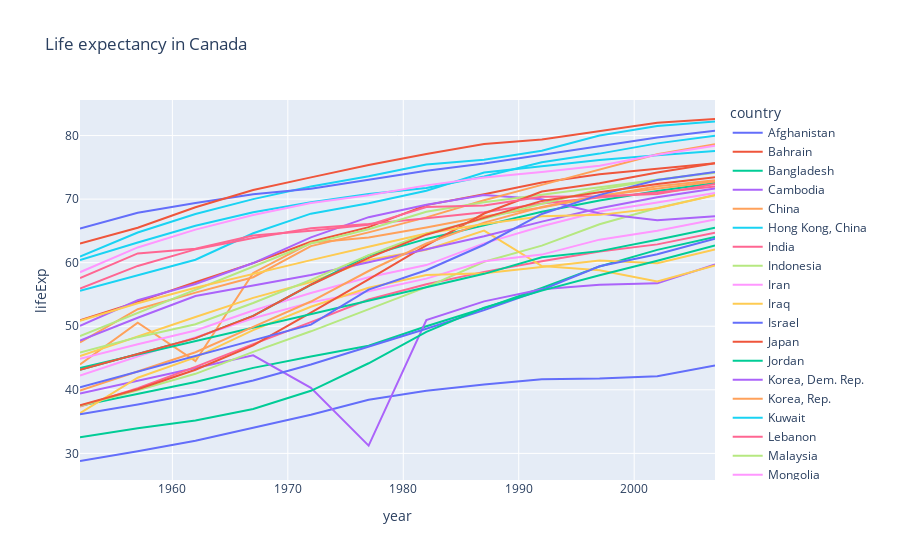

The notebook cell this image was saved under:
### Code cell
import plotly.express as px

df = px.data.gapminder().query('continent == "Asia"')
fig = px.line(df, x="year", y="lifeExp", title='Life expectancy in Canada',color='country')
fig.show()

### Figure 1 — Plotly figure (JSON) as saved in the notebook; plotly's stock layout.template omitted (floating-point values rounded to 4 significant figures)
{"data": [{"hovertemplate": "country=Afghanistan<br>year=%{x}<br>lifeExp=%{y}<extra></extra>", "legendgroup": "Afghanistan", "line": {"color": "#636efa", "dash": "solid"}, "marker": {"symbol": "circle"}, "mode": "lines", "name": "Afghanistan", "orientation": "v", "showlegend": true, "type": "scatter", "x": [1952, 1957, 1962, 1967, 1972, 1977, 1982, 1987, 1992, 1997, 2002, 2007], "xaxis": "x", "y": [28.8, 30.33, 32.0, 34.02, 36.09, 38.44, 39.85, 40.82, 41.67, 41.76, 42.13, 43.83], "yaxis": "y"}, {"hovertemplate": "country=Bahrain<br>year=%{x}<br>lifeExp=%{y}<extra></extra>", "legendgroup": "Bahrain", "line": {"color": "#EF553B", "dash": "solid"}, "marker": {"symbol": "circle"}, "mode": "lines", "name": "Bahrain", "orientation": "v", "showlegend": true, "type": "scatter", "x": [1952, 1957, 1962, 1967, 1972, 1977, 1982, 1987, 1992, 1997, 2002, 2007], "xaxis": "x", "y": [50.94, 53.83, 56.92, 59.92, 63.3, 65.59, 69.05, 70.75, 72.6, 73.92, 74.8, 75.64], "yaxis": "y"}, {"hovertemplate": "country=Bangladesh<br>year=%{x}<br>lifeExp=%{y}<extra></extra>", "legendgroup": "Bangladesh", "line": {"color": "#00cc96", "dash": "solid"}, "marker": {"symbol": "circle"}, "mode": "lines", "name": "Bangladesh", "orientation": "v", "showlegend": true, "type": "scatter", "x": [1952, 1957, 1962, 1967, 1972, 1977, 1982, 1987, 1992, 1997, 2002, 2007], "xaxis": "x", "y": [37.48, 39.35, 41.22, 43.45, 45.25, 46.92, 50.01, 52.82, 56.02, 59.41, 62.01, 64.06], "yaxis": "y"}, {"hovertemplate": "country=Cambodia<br>year=%{x}<br>lifeExp=%{y}<extra></extra>", "legendgroup": "Cambodia", "line": {"color": "#ab63fa", "dash": "solid"}, "marker": {"symbol": "circle"}, "mode": "lines", "name": "Cambodia", "orientation": "v", "showlegend": true, "type": "scatter", "x": [1952, 1957, 1962, 1967, 1972, 1977, 1982, 1987, 1992, 1997, 2002, 2007], "xaxis": "x", "y": [39.42, 41.37, 43.41, 45.41, 40.32, 31.22, 50.96, 53.91, 55.8, 56.53, 56.75, 59.72], "yaxis": "y"}, {"hovertemplate": "country=China<br>year=%{x}<br>lifeExp=%{y}<extra></extra>", "legendgroup": "China", "line": {"color": "#FFA15A", "dash": "solid"}, "marker": {"symbol": "circle"}, "mode": "lines", "name": "China", "orientation": "v", "showlegend": true, "type": "scatter", "x": [1952, 1957, 1962, 1967, 1972, 1977, 1982, 1987, 1992, 1997, 2002, 2007], "xaxis": "x", "y": [44, 50.55, 44.5, 58.38, 63.12, 63.97, 65.53, 67.27, 68.69, 70.43, 72.03, 72.96], "yaxis": "y"}, {"hovertemplate": "country=Hong Kong, China<br>year=%{x}<br>lifeExp=%{y}<extra></extra>", "legendgroup": "Hong Kong, China", "line": {"color": "#19d3f3", "dash": "solid"}, "marker": {"symbol": "circle"}, "mode": "lines", "name": "Hong Kong, China", "orientation": "v", "showlegend": true, "type": "scatter", "x": [1952, 1957, 1962, 1967, 1972, 1977, 1982, 1987, 1992, 1997, 2002, 2007], "xaxis": "x", "y": [60.96, 64.75, 67.65, 70, 72, 73.6, 75.45, 76.2, 77.6, 80, 81.5, 82.21], "yaxis": "y"}, {"hovertemplate": "country=India<br>year=%{x}<br>lifeExp=%{y}<extra></extra>", "legendgroup": "India", "line": {"color": "#FF6692", "dash": "solid"}, "marker": {"symbol": "circle"}, "mode": "lines", "name": "India", "orientation": "v", "showlegend": true, "type": "scatter", "x": [1952, 1957, 1962, 1967, 1972, 1977, 1982, 1987, 1992, 1997, 2002, 2007], "xaxis": "x", "y": [37.37, 40.25, 43.6, 47.19, 50.65, 54.21, 56.6, 58.55, 60.22, 61.77, 62.88, 64.7], "yaxis": "y"}, {"hovertemplate": "country=Indonesia<br>year=%{x}<br>lifeExp=%{y}<extra></extra>", "legendgroup": "Indonesia", "line": {"color": "#B6E880", "dash": "solid"}, "marker": {"symbol": "circle"}, "mode": "lines", "name": "Indonesia", "orientation": "v", "showlegend": true, "type": "scatter", "x": [1952, 1957, 1962, 1967, 1972, 1977, 1982, 1987, 1992, 1997, 2002, 2007], "xaxis": "x", "y": [37.47, 39.92, 42.52, 45.96, 49.2, 52.7, 56.16, 60.14, 62.68, 66.04, 68.59, 70.65], "yaxis": "y"}, {"hovertemplate": "country=Iran<br>year=%{x}<br>lifeExp=%{y}<extra></extra>", "legendgroup": "Iran", "line": {"color": "#FF97FF", "dash": "solid"}, "marker": {"symbol": "circle"}, "mode": "lines", "name": "Iran", "orientation": "v", "showlegend": true, "type": "scatter", "x": [1952, 1957, 1962, 1967, 1972, 1977, 1982, 1987, 1992, 1997, 2002, 2007], "xaxis": "x", "y": [44.87, 47.18, 49.33, 52.47, 55.23, 57.7, 59.62, 63.04, 65.74, 68.04, 69.45, 70.96], "yaxis": "y"}, {"hovertemplate": "country=Iraq<br>year=%{x}<br>lifeExp=%{y}<extra></extra>", "legendgroup": "Iraq", "line": {"color": "#FECB52", "dash": "solid"}, "marker": {"symbol": "circle"}, "mode": "lines", "name": "Iraq", "orientation": "v", "showlegend": true, "type": "scatter", "x": [1952, 1957, 1962, 1967, 1972, 1977, 1982, 1987, 1992, 1997, 2002, 2007], "xaxis": "x", "y": [45.32, 48.44, 51.46, 54.46, 56.95, 60.41, 62.04, 65.04, 59.46, 58.81, 57.05, 59.55], "yaxis": "y"}, {"hovertemplate": "country=Israel<br>year=%{x}<br>lifeExp=%{y}<extra></extra>", "legendgroup": "Israel", "line": {"color": "#636efa", "dash": "solid"}, "marker": {"symbol": "circle"}, "mode": "lines", "name": "Israel", "orientation": "v", "showlegend": true, "type": "scatter", "x": [1952, 1957, 1962, 1967, 1972, 1977, 1982, 1987, 1992, 1997, 2002, 2007], "xaxis": "x", "y": [65.39, 67.84, 69.39, 70.75, 71.63, 73.06, 74.45, 75.6, 76.93, 78.27, 79.7, 80.75], "yaxis": "y"}, {"hovertemplate": "country=Japan<br>year=%{x}<br>lifeExp=%{y}<extra></extra>", "legendgroup": "Japan", "line": {"color": "#EF553B", "dash": "solid"}, "marker": {"symbol": "circle"}, "mode": "lines", "name": "Japan", "orientation": "v", "showlegend": true, "type": "scatter", "x": [1952, 1957, 1962, 1967, 1972, 1977, 1982, 1987, 1992, 1997, 2002, 2007], "xaxis": "x", "y": [63.03, 65.5, 68.73, 71.43, 73.42, 75.38, 77.11, 78.67, 79.36, 80.69, 82, 82.6], "yaxis": "y"}, {"hovertemplate": "country=Jordan<br>year=%{x}<br>lifeExp=%{y}<extra></extra>", "legendgroup": "Jordan", "line": {"color": "#00cc96", "dash": "solid"}, "marker": {"symbol": "circle"}, "mode": "lines", "name": "Jordan", "orientation": "v", "showlegend": true, "type": "scatter", "x": [1952, 1957, 1962, 1967, 1972, 1977, 1982, 1987, 1992, 1997, 2002, 2007], "xaxis": "x", "y": [43.16, 45.67, 48.13, 51.63, 56.53, 61.13, 63.74, 65.87, 68.02, 69.77, 71.26, 72.53], "yaxis": "y"}, {"hovertemplate": "country=Korea, Dem. Rep.<br>year=%{x}<br>lifeExp=%{y}<extra></extra>", "legendgroup": "Korea, Dem. Rep.", "line": {"color": "#ab63fa", "dash": "solid"}, "marker": {"symbol": "circle"}, "mode": "lines", "name": "Korea, Dem. Rep.", "orientation": "v", "showlegend": true, "type": "scatter", "x": [1952, 1957, 1962, 1967, 1972, 1977, 1982, 1987, 1992, 1997, 2002, 2007], "xaxis": "x", "y": [50.06, 54.08, 56.66, 59.94, 63.98, 67.16, 69.1, 70.65, 69.98, 67.73, 66.66, 67.3], "yaxis": "y"}, {"hovertemplate": "country=Korea, Rep.<br>year=%{x}<br>lifeExp=%{y}<extra></extra>", "legendgroup": "Korea, Rep.", "line": {"color": "#FFA15A", "dash": "solid"}, "marker": {"symbol": "circle"}, "mode": "lines", "name": "Korea, Rep.", "orientation": "v", "showlegend": true, "type": "scatter", "x": [1952, 1957, 1962, 1967, 1972, 1977, 1982, 1987, 1992, 1997, 2002, 2007], "xaxis": "x", "y": [47.45, 52.68, 55.29, 57.72, 62.61, 64.77, 67.12, 69.81, 72.24, 74.65, 77.05, 78.62], "yaxis": "y"}, {"hovertemplate": "country=Kuwait<br>year=%{x}<br>lifeExp=%{y}<extra></extra>", "legendgroup": "Kuwait", "line": {"color": "#19d3f3", "dash": "solid"}, "marker": {"symbol": "circle"}, "mode": "lines", "name": "Kuwait", "orientation": "v", "showlegend": true, "type": "scatter", "x": [1952, 1957, 1962, 1967, 1972, 1977, 1982, 1987, 1992, 1997, 2002, 2007], "xaxis": "x", "y": [55.56, 58.03, 60.47, 64.62, 67.71, 69.34, 71.31, 74.17, 75.19, 76.16, 76.9, 77.59], "yaxis": "y"}, {"hovertemplate": "country=Lebanon<br>year=%{x}<br>lifeExp=%{y}<extra></extra>", "legendgroup": "Lebanon", "line": {"color": "#FF6692", "dash": "solid"}, "marker": {"symbol": "circle"}, "mode": "lines", "name": "Lebanon", "orientation": "v", "showlegend": true, "type": "scatter", "x": [1952, 1957, 1962, 1967, 1972, 1977, 1982, 1987, 1992, 1997, 2002, 2007], "xaxis": "x", "y": [55.93, 59.49, 62.09, 63.87, 65.42, 66.1, 66.98, 67.93, 69.29, 70.27, 71.03, 71.99], "yaxis": "y"}, {"hovertemplate": "country=Malaysia<br>year=%{x}<br>lifeExp=%{y}<extra></extra>", "legendgroup": "Malaysia", "line": {"color": "#B6E880", "dash": "solid"}, "marker": {"symbol": "circle"}, "mode": "lines", "name": "Malaysia", "orientation": "v", "showlegend": true, "type": "scatter", "x": [1952, 1957, 1962, 1967, 1972, 1977, 1982, 1987, 1992, 1997, 2002, 2007], "xaxis": "x", "y": [48.46, 52.1, 55.74, 59.37, 63.01, 65.26, 68, 69.5, 70.69, 71.94, 73.04, 74.24], "yaxis": "y"}, {"hovertemplate": "country=Mongolia<br>year=%{x}<br>lifeExp=%{y}<extra></extra>", "legendgroup": "Mongolia", "line": {"color": "#FF97FF", "dash": "solid"}, "marker": {"symbol": "circle"}, "mode": "lines", "name": "Mongolia", "orientation": "v", "showlegend": true, "type": "scatter", "x": [1952, 1957, 1962, 1967, 1972, 1977, 1982, 1987, 1992, 1997, 2002, 2007], "xaxis": "x", "y": [42.24, 45.25, 48.25, 51.25, 53.75, 55.49, 57.49, 60.22, 61.27, 63.62, 65.03, 66.8], "yaxis": "y"}, {"hovertemplate": "country=Myanmar<br>year=%{x}<br>lifeExp=%{y}<extra></extra>", "legendgroup": "Myanmar", "line": {"color": "#FECB52", "dash": "solid"}, "marker": {"symbol": "circle"}, "mode": "lines", "name": "Myanmar", "orientation": "v", "showlegend": true, "type": "scatter", "x": [1952, 1957, 1962, 1967, 1972, 1977, 1982, 1987, 1992, 1997, 2002, 2007], "xaxis": "x", "y": [36.32, 41.91, 45.11, 49.38, 53.07, 56.06, 58.06, 58.34, 59.32, 60.33, 59.91, 62.07], "yaxis": "y"}, {"hovertemplate": "country=Nepal<br>year=%{x}<br>lifeExp=%{y}<extra></extra>", "legendgroup": "Nepal", "line": {"color": "#636efa", "dash": "solid"}, "marker": {"symbol": "circle"}, "mode": "lines", "name": "Nepal", "orientation": "v", "showlegend": true, "type": "scatter", "x": [1952, 1957, 1962, 1967, 1972, 1977, 1982, 1987, 1992, 1997, 2002, 2007], "xaxis": "x", "y": [36.16, 37.69, 39.39, 41.47, 43.97, 46.75, 49.59, 52.54, 55.73, 59.43, 61.34, 63.78], "yaxis": "y"}, {"hovertemplate": "country=Oman<br>year=%{x}<br>lifeExp=%{y}<extra></extra>", "legendgroup": "Oman", "line": {"color": "#EF553B", "dash": "solid"}, "marker": {"symbol": "circle"}, "mode": "lines", "name": "Oman", "orientation": "v", "showlegend": true, "type": "scatter", "x": [1952, 1957, 1962, 1967, 1972, 1977, 1982, 1987, 1992, 1997, 2002, 2007], "xaxis": "x", "y": [37.58, 40.08, 43.16, 46.99, 52.14, 57.37, 62.73, 67.73, 71.2, 72.5, 74.19, 75.64], "yaxis": "y"}, {"hovertemplate": "country=Pakistan<br>year=%{x}<br>lifeExp=%{y}<extra></extra>", "legendgroup": "Pakistan", "line": {"color": "#00cc96", "dash": "solid"}, "marker": {"symbol": "circle"}, "mode": "lines", "name": "Pakistan", "orientation": "v", "showlegend": true, "type": "scatter", "x": [1952, 1957, 1962, 1967, 1972, 1977, 1982, 1987, 1992, 1997, 2002, 2007], "xaxis": "x", "y": [43.44, 45.56, 47.67, 49.8, 51.93, 54.04, 56.16, 58.24, 60.84, 61.82, 63.61, 65.48], "yaxis": "y"}, {"hovertemplate": "country=Philippines<br>year=%{x}<br>lifeExp=%{y}<extra></extra>", "legendgroup": "Philippines", "line": {"color": "#ab63fa", "dash": "solid"}, "marker": {"symbol": "circle"}, "mode": "lines", "name": "Philippines", "orientation": "v", "showlegend": true, "type": "scatter", "x": [1952, 1957, 1962, 1967, 1972, 1977, 1982, 1987, 1992, 1997, 2002, 2007], "xaxis": "x", "y": [47.75, 51.33, 54.76, 56.39, 58.06, 60.06, 62.08, 64.15, 66.46, 68.56, 70.3, 71.69], "yaxis": "y"}, {"hovertemplate": "country=Saudi Arabia<br>year=%{x}<br>lifeExp=%{y}<extra></extra>", "legendgroup": "Saudi Arabia", "line": {"color": "#FFA15A", "dash": "solid"}, "marker": {"symbol": "circle"}, "mode": "lines", "name": "Saudi Arabia", "orientation": "v", "showlegend": true, "type": "scatter", "x": [1952, 1957, 1962, 1967, 1972, 1977, 1982, 1987, 1992, 1997, 2002, 2007], "xaxis": "x", "y": [39.88, 42.87, 45.91, 49.9, 53.89, 58.69, 63.01, 66.3, 68.77, 70.53, 71.63, 72.78], "yaxis": "y"}, {"hovertemplate": "country=Singapore<br>year=%{x}<br>lifeExp=%{y}<extra></extra>", "legendgroup": "Singapore", "line": {"color": "#19d3f3", "dash": "solid"}, "marker": {"symbol": "circle"}, "mode": "lines", "name": "Singapore", "orientation": "v", "showlegend": true, "type": "scatter", "x": [1952, 1957, 1962, 1967, 1972, 1977, 1982, 1987, 1992, 1997, 2002, 2007], "xaxis": "x", "y": [60.4, 63.18, 65.8, 67.95, 69.52, 70.8, 71.76, 73.56, 75.79, 77.16, 78.77, 79.97], "yaxis": "y"}, {"hovertemplate": "country=Sri Lanka<br>year=%{x}<br>lifeExp=%{y}<extra></extra>", "legendgroup": "Sri Lanka", "line": {"color": "#FF6692", "dash": "solid"}, "marker": {"symbol": "circle"}, "mode": "lines", "name": "Sri Lanka", "orientation": "v", "showlegend": true, "type": "scatter", "x": [1952, 1957, 1962, 1967, 1972, 1977, 1982, 1987, 1992, 1997, 2002, 2007], "xaxis": "x", "y": [57.59, 61.46, 62.19, 64.27, 65.04, 65.95, 68.76, 69.01, 70.38, 70.46, 70.81, 72.4], "yaxis": "y"}, {"hovertemplate": "country=Syria<br>year=%{x}<br>lifeExp=%{y}<extra></extra>", "legendgroup": "Syria", "line": {"color": "#B6E880", "dash": "solid"}, "marker": {"symbol": "circle"}, "mode": "lines", "name": "Syria", "orientation": "v", "showlegend": true, "type": "scatter", "x": [1952, 1957, 1962, 1967, 1972, 1977, 1982, 1987, 1992, 1997, 2002, 2007], "xaxis": "x", "y": [45.88, 48.28, 50.3, 53.66, 57.3, 61.2, 64.59, 66.97, 69.25, 71.53, 73.05, 74.14], "yaxis": "y"}, {"hovertemplate": "country=Taiwan<br>year=%{x}<br>lifeExp=%{y}<extra></extra>", "legendgroup": "Taiwan", "line": {"color": "#FF97FF", "dash": "solid"}, "marker": {"symbol": "circle"}, "mode": "lines", "name": "Taiwan", "orientation": "v", "showlegend": true, "type": "scatter", "x": [1952, 1957, 1962, 1967, 1972, 1977, 1982, 1987, 1992, 1997, 2002, 2007], "xaxis": "x", "y": [58.5, 62.4, 65.2, 67.5, 69.39, 70.59, 72.16, 73.4, 74.26, 75.25, 76.99, 78.4], "yaxis": "y"}, {"hovertemplate": "country=Thailand<br>year=%{x}<br>lifeExp=%{y}<extra></extra>", "legendgroup": "Thailand", "line": {"color": "#FECB52", "dash": "solid"}, "marker": {"symbol": "circle"}, "mode": "lines", "name": "Thailand", "orientation": "v", "showlegend": true, "type": "scatter", "x": [1952, 1957, 1962, 1967, 1972, 1977, 1982, 1987, 1992, 1997, 2002, 2007], "xaxis": "x", "y": [50.85, 53.63, 56.06, 58.28, 60.41, 62.49, 64.6, 66.08, 67.3, 67.52, 68.56, 70.62], "yaxis": "y"}, {"hovertemplate": "country=Vietnam<br>year=%{x}<br>lifeExp=%{y}<extra></extra>", "legendgroup": "Vietnam", "line": {"color": "#636efa", "dash": "solid"}, "marker": {"symbol": "circle"}, "mode": "lines", "name": "Vietnam", "orientation": "v", "showlegend": true, "type": "scatter", "x": [1952, 1957, 1962, 1967, 1972, 1977, 1982, 1987, 1992, 1997, 2002, 2007], "xaxis": "x", "y": [40.41, 42.89, 45.36, 47.84, 50.25, 55.76, 58.82, 62.82, 67.66, 70.67, 73.02, 74.25], "yaxis": "y"}, {"hovertemplate": "country=West Bank and Gaza<br>year=%{x}<br>lifeExp=%{y}<extra></extra>", "legendgroup": "West Bank and Gaza", "line": {"color": "#EF553B", "dash": "solid"}, "marker": {"symbol": "circle"}, "mode": "lines", "name": "West Bank and Gaza", "orientation": "v", "showlegend": true, "type": "scatter", "x": [1952, 1957, 1962, 1967, 1972, 1977, 1982, 1987, 1992, 1997, 2002, 2007], "xaxis": "x", "y": [43.16, 45.67, 48.13, 51.63, 56.53, 60.77, 64.41, 67.05, 69.72, 71.1, 72.37, 73.42], "yaxis": "y"}, {"hovertemplate": "country=Yemen, Rep.<br>year=%{x}<br>lifeExp=%{y}<extra></extra>", "legendgroup": "Yemen, Rep.", "line": {"color": "#00cc96", "dash": "solid"}, "marker": {"symbol": "circle"}, "mode": "lines", "name": "Yemen, Rep.", "orientation": "v", "showlegend": true, "type": "scatter", "x": [1952, 1957, 1962, 1967, 1972, 1977, 1982, 1987, 1992, 1997, 2002, 2007], "xaxis": "x", "y": [32.55, 33.97, 35.18, 36.98, 39.85, 44.17, 49.11, 52.92, 55.6, 58.02, 60.31, 62.7], "yaxis": "y"}], "layout": {"legend": {"title": {"text": "country"}, "tracegroupgap": 0}, "title": {"text": "Life expectancy in Canada"}, "xaxis": {"anchor": "y", "domain": [0, 1], "title": {"text": "year"}}, "yaxis": {"anchor": "x", "domain": [0, 1], "title": {"text": "lifeExp"}}}}
